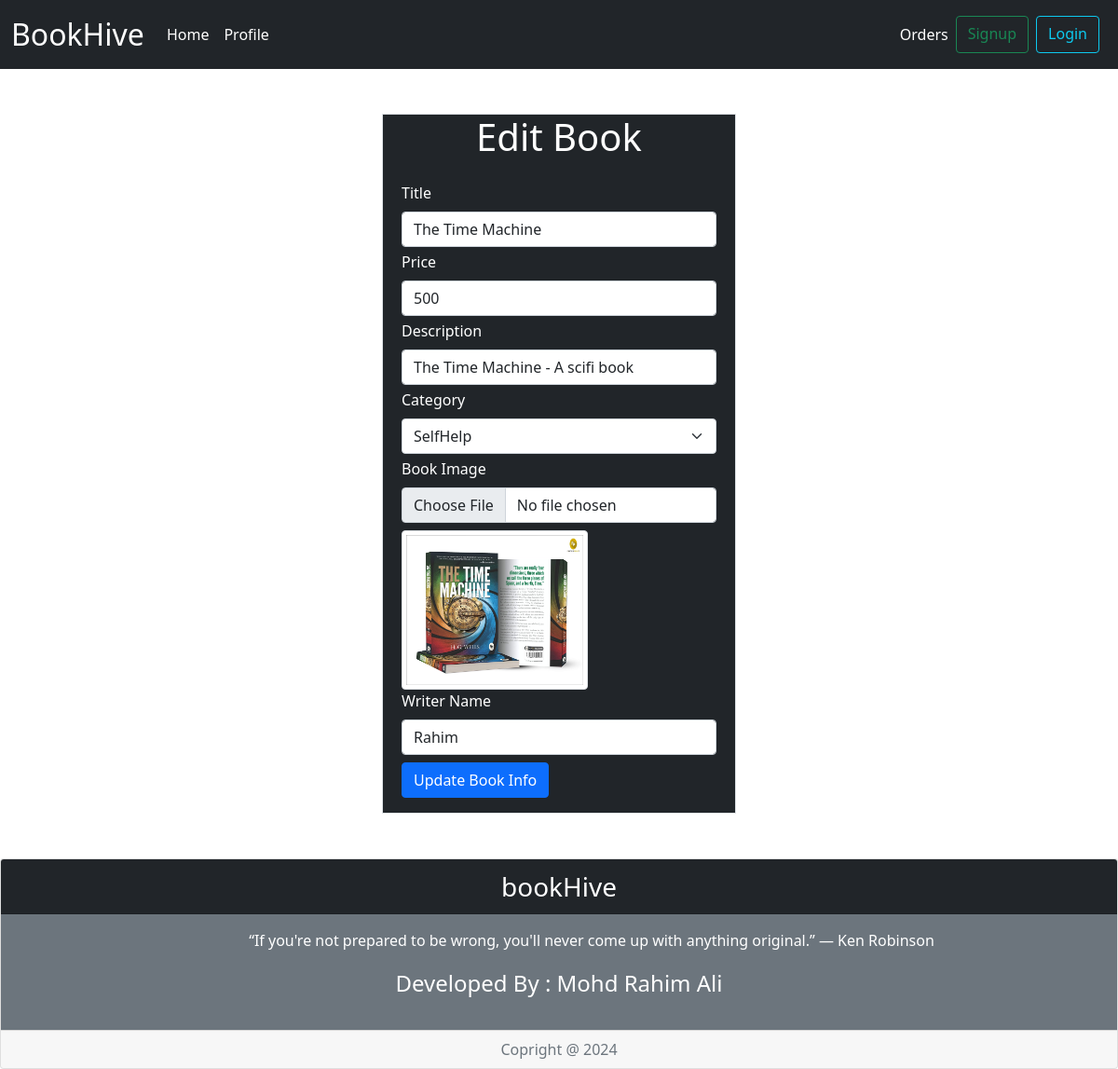
Page /edit-book/1 on the committed database.
### store/models.py (models this page shows, shortened)
class BookInfo(models.Model):
    title=models.CharField(max_length=150)
    price=models.IntegerField()
    description=models.CharField(max_length=200)
    category=models.ForeignKey(Category, on_delete=models.CASCADE)
    book_image=models.ImageField(upload_to='upload/books/')
    writer=models.CharField(max_length=100, default='')
    uploaded_by=models.ForeignKey(UserDetail, on_delete=models.CASCADE, default=1)

### store/views/book.py (the view, shortened to what this page needs)
# urls.py: path('edit-book/<int:bookId>', book.EditBook.as_view(), name='edit-book'),
class EditBook(View):
    def get(self, request, bookId):
        book=BookInfo.objects.get(id=bookId)
        category= Category.objects.all()
        return render(request, 'edit-book.html', {'book':book, 'category':category})

### store/templates/edit-book.html (shortened to what this page needs)
{% extends "base.html" %}
{% block content %}
<div class="container mx-auto">
  <div class="row justify-content-center">
    <div class="col-4 bg-dark text-white border border-1 my-5">
      <h1 class='text-center'>Edit Book</h1>
      <div class="mx-auto px-2 py-3">
        <form method="POST" action="{% url 'edit-book' book.id %}" method='POST'>
          <div class="mb-1">
            <label for="name" class="form-label">Title</label>
            <input type="text" class="form-control" name='title' id="title" value="{{ book.title}}" />
          </div>
          <div class="mb-1">
            <label for="price" class="form-label">Price</label>
            <input type="number" class="form-control" value="{{ book.price}}"  name='price' id="price" />
          </div>
          <div class="mb-1">
            <label for="Description" class="form-label">Description</label>
            <input type="text" class="form-control" value="{{ book.description}}" name='description' id="Description" />
          </div>
          <div class="mb-1">
            <label for="Category" class="form-label">Category</label>
            <select class="form-select" value="{{values.account_type}}" name='category' aria-label="Default select example" id='Category'>
              {% for cat in category %}
              <option value="{{ cat.id }}" {% if book and book.category == cat.id %}selected{% endif %}>{{ cat.name }}</option>
              {% endfor %}
            </select>
          </div>
          <div class="mb-1">
                <label for="image" class="form-label">Book Image</label>
                <input type="file" class="form-control" name="book_image" id="image" />
            </div>
            {% if book.book_image %}
                <div class="mt-2">
                    <img src="{{ book.book_image.url }}" alt="Current Book Image" class="img-thumbnail" style="max-width: 200px;">
                </div>
            {% endif %}
          <div class="mb-1">
            <label for="writer" class="form-label">Writer Name</label>
            <input type="text" class="form-control" name='writer' id="writer" value="{{ book.writer}}" />
          </div>
          <button type="submit" class="btn mt-1 btn-primary">Update Book Info </button>
        </form>
      </div>
    </div>
  </div>
</div>
{% endblock %}

### rows in the picture
BookInfo: title "The Time Machine", price "500", description "The Time Machine - A scifi book", book_image (picture), writer "Rahim"

### other values in the picture
form field category "SelfHelp"
